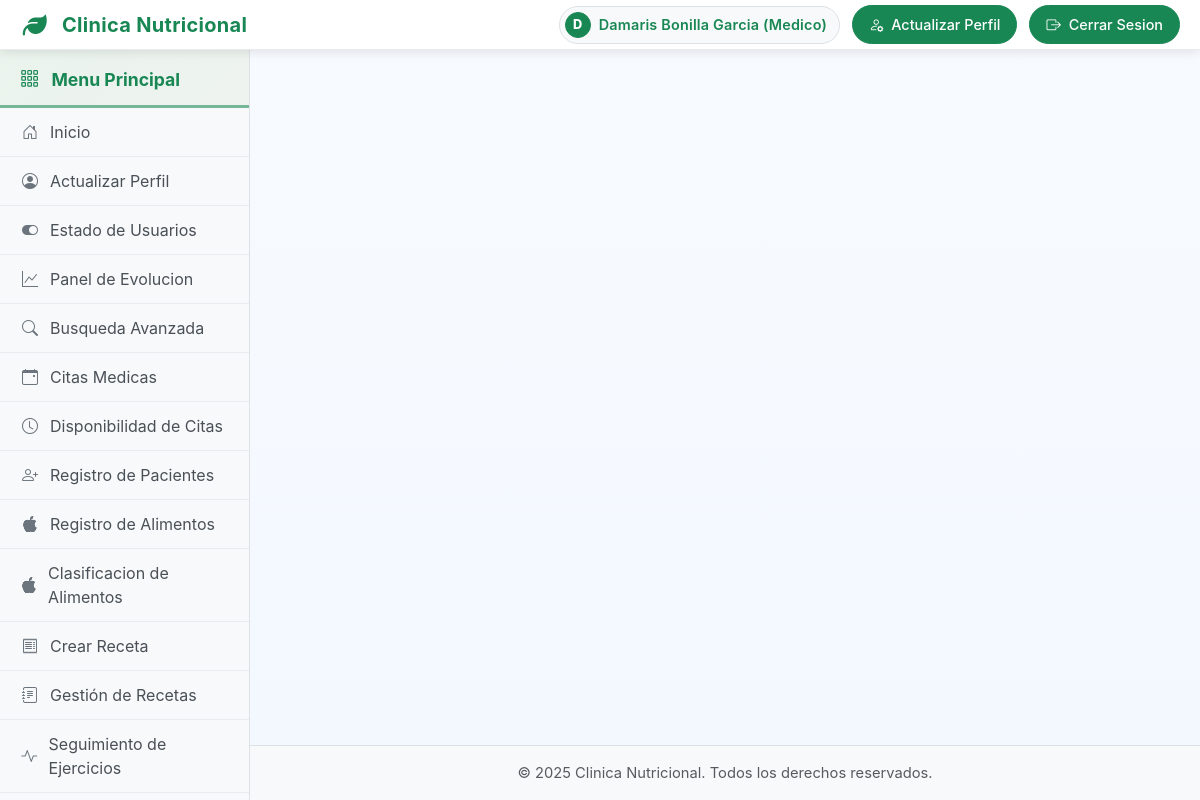
The page /Menuprincipal.php (signed in) on the database its author committed.
### tables this page shows
CREATE TABLE `usuarios` (
  `id_usuarios` int(15) NOT NULL,
  `Nombre_completo` varchar(50) NOT NULL,
  `Correo_electronico` varchar(50) NOT NULL,
  `Usuario` varchar(50) NOT NULL,
  `Contrasena` varchar(255) NOT NULL,
  `rol` enum('Medico','Paciente','Administrador') NOT NULL DEFAULT 'Paciente'
);

### Menuprincipal.php (the view, shortened to what this page needs)
<?php
require_once __DIR__ . '/db_connection.php';
$userId = (int)($_SESSION['id_usuarios'] ?? 0);
$userName = $_SESSION['nombre'] ?? '';
$userRole = $_SESSION['rol'] ?? 'Paciente';
if ($userId > 0) {
    if ($stmt = $conexion->prepare('SELECT Nombre_completo, Rol FROM usuarios WHERE id_usuarios = ? LIMIT 1')) {
        $stmt->bind_param('i', $userId);
        $stmt->execute();
        $stmt->bind_result($dbName, $dbRole);
        if ($stmt->fetch()) {
            if ($dbName) {
                $userName = $dbName;
            }
            if ($dbRole) {
                $userRole = $dbRole;
            }
        }
    }
}
$menuItems = [
    'actualizar_perfil' => ['Medico', 'Administrador', 'Paciente'],
    'estado_paciente' => ['Medico', 'Administrador'],
    'panel_evolucion' => ['Medico', 'Paciente', 'Administrador'],
    'busqueda_avanzada' => ['Medico', 'Administrador'],
    'citas_medicas' => ['Medico', 'Administrador'],
    'disponibilidad_citas' => ['Medico', 'Administrador', 'Paciente'],
    'registro_pacientes' => ['Medico', 'Administrador'],
    'registro_alimentos' => ['Medico', 'Paciente', 'Administrador'],
    'clasificacion_alimentos' => ['Medico', 'Administrador'],
    'crear_receta' => ['Medico', 'Administrador'],
    'gestion_receta' => ['Medico', 'Administrador', 'Paciente'],
    'seguimiento_ejercicio' => ['Medico', 'Paciente', 'Administrador'],
    'retroalimentacion' => ['Medico', 'Paciente', 'Administrador']
];
function hasAccess($itemKey, $userRole, $menuItems) {
    return isset($menuItems[$itemKey]) && in_array($userRole, $menuItems[$itemKey], true);
}
function e($str) { return htmlspecialchars((string)$str, ENT_QUOTES, 'UTF-8'); }
?>
<!DOCTYPE html>
<html lang="es">
<head>
    <link href="https://cdn.jsdelivr.net/npm/bootstrap@5.3.0/dist/css/bootstrap.min.css" rel="stylesheet">
    <link rel="stylesheet" href="https://cdnjs.cloudflare.com/ajax/libs/font-awesome/6.4.0/css/all.min.css">
    <link rel="stylesheet" href="https://cdn.jsdelivr.net/npm/bootstrap-icons@1.10.0/font/bootstrap-icons.css">
</head>
<body>
    <header class="topbar" role="banner">
        <div class="topbar__inner">
            <div class="brand" aria-label="Clinica Nutricional">
                <span class="brand__logo" aria-hidden="true">
                    <i class="fas fa-leaf"></i>
                </span>
                <span class="brand__name">Clinica Nutricional</span>
            </div>
            <div class="topbar__actions">
                <div class="user-pill-wrapper">
                    <span class="user-pill" id="userPill" title="Usuario actual - <?php echo e($userRole); ?>">
                        <span class="user-avatar" aria-hidden="true"><?php echo e(mb_strtoupper(mb_substr($userName, 0, 1, 'UTF-8'), 'UTF-8')); ?></span>
                        <span><?php echo e($userName ?: 'Usuario'); ?> (<?php echo e($userRole); ?>)</span>
                    </span>
                </div>
                <?php if (hasAccess('actualizar_perfil', $userRole, $menuItems)): ?>
                <a href="Actualizar_perfil.php" target="main-content">
                    <i class="bi bi-person-gear me-1"></i> Actualizar Perfil
                </a>
                <?php endif; ?>
                <a href="Login.php">
                    <i class="bi bi-box-arrow-right me-1"></i> Cerrar Sesion
                </a>
            </div>
        </div>
    </header>
    <div class="container-fluid">
        <div class="row">
            <nav class="sidebar">
                <div class="position-sticky">
                    <h5 class="sidebar-heading" onclick="toggleSidebar()">
                        <i class="bi bi-grid-3x3-gap"></i>
                        <span>Menu Principal</span>
                    </h5>
                    <ul class="nav flex-column">
                        <li class="nav-item">
                            <a class="nav-link" href="inicio.php" target="main-content">
                                <i class="bi bi-house-door"></i> Inicio
                            </a>
                        </li>
                        <?php if (hasAccess('actualizar_perfil', $userRole, $menuItems)): ?>
                        <li class="nav-item">
                            <a class="nav-link" href="Actualizar_perfil.php" target="main-content">
                                <i class="bi bi-person-circle"></i> Actualizar Perfil
                            </a>
                        </li>
                        <?php endif; ?>
                        <?php if (hasAccess('estado_paciente', $userRole, $menuItems)): ?>
                        <li class="nav-item">
                            <a class="nav-link" href="Activar_desactivar_paciente.php" target="main-content">
                                <i class="bi bi-toggle-on"></i> Estado de Usuarios
                            </a>
                        </li>
                        <?php endif; ?>
                        <?php if (hasAccess('panel_evolucion', $userRole, $menuItems)): ?>
                        <li class="nav-item">
                            <a class="nav-link" href="panelevolucionpaciente.php" target="main-content">
                                <i class="bi bi-graph-up"></i> Panel de Evolucion
                            </a>
                        </li>
                        <?php endif; ?>
                        <?php if (hasAccess('busqueda_avanzada', $userRole, $menuItems)): ?>
                        <li class="nav-item">
                            <a class="nav-link" href="Busqueda_avanzada.php" target="main-content">
                                <i class="bi bi-search"></i> Busqueda Avanzada
                            </a>
                        </li>
                        <?php endif; ?>
                        <?php if (hasAccess('citas_medicas', $userRole, $menuItems)): ?>
                        <li class="nav-item">
                            <a class="nav-link" href="citas_medico.php" target="main-content">
                                <i class="bi bi-calendar-event"></i> Citas Medicas
                            </a>
                        </li>
                        <?php endif; ?>
                        <?php if (hasAccess('disponibilidad_citas', $userRole, $menuItems)): ?>
                        <li class="nav-item">
                            <a class="nav-link" href="Disponibilidad_citas.php" target="main-content">
                                <i class="bi bi-clock"></i> Disponibilidad de Citas
                            </a>
                        </li>
                        <?php endif; ?>
                        <?php if (hasAccess('registro_pacientes', $userRole, $menuItems)): ?>
                        <li class="nav-item">
                            <a class="nav-link" href="Registropacientes.php" target="main-content">
                                <i class="bi bi-person-plus"></i> Registro de Pacientes
                            </a>
                        </li>
                        <?php endif; ?>
                        <?php if (hasAccess('registro_alimentos', $userRole, $menuItems)): ?>
                        <li class="nav-item">
                            <a class="nav-link" href="Resgistro_Alimentos.php" target="main-content">
                                <i class="bi bi-apple"></i> Registro de Alimentos
                            </a>
                        </li>
                        <?php endif; ?>
                        <?php if (hasAccess('clasificacion_alimentos', $userRole, $menuItems)): ?>
                        <li class="nav-item">
                            <a class="nav-link" href="Clasificacion_alimentos.php" target="main-content">
                                <i class="bi bi-apple"></i> Clasificacion de Alimentos
                            </a>
                        </li>
                        <?php endif; ?>
                        <?php if (hasAccess('crear_receta', $userRole, $menuItems)): ?>
                        <li class="nav-item">
                            <a class="nav-link" href="Crear_Receta.php" target="main-content">
                                <i class="bi bi-receipt"></i> Crear Receta
                            </a>
                        </li>
                        <?php endif; ?>
                        <?php if (hasAccess('gestion_receta', $userRole, $menuItems)): ?>
                        <li class="nav-item">
                            <a class="nav-link" href="Gestion_Receta.php" target="main-content">
                                <i class="bi bi-journal-text"></i> Gestión de Recetas
                            </a>
                        </li>
                        <?php endif; ?>
                        <?php if (hasAccess('seguimiento_ejercicio', $userRole, $menuItems)): ?>
                        <li class="nav-item">
                            <a class="nav-link" href="Seguimiento_ejercicio.php" target="main-content">
                                <i class="bi bi-activity"></i> Seguimiento de Ejercicios
                            </a>
                        </li>
                        <?php endif; ?>
                        <?php if (hasAccess('retroalimentacion', $userRole, $menuItems)): ?>
                        <li class="nav-item">
                            <a class="nav-link" href="retroalimentacion1.php" target="main-content">
                            </a>
                        </li>
                        <?php endif; ?>
                    </ul>
                </div>
            </nav>
            <main>
                <iframe name="main-content" src="inicio.php"></iframe>
            </main>
        </div>
    </div>
    <footer class="text-center text-muted py-3">
        © <span id="year"></span> Clinica Nutricional. Todos los derechos reservados.
    </footer>
</body>
</html>

### Menuprincipal.php (style rules this page uses)
:root { --primary-900: #0d5132; --primary-700: #146c43; --primary-500: #198754; --primary-300: #75b798; --white: #ffffff; --text-900: #0b1b34; --text-700: #22426e; --shadow: 0 10px 25px rgba(25, 135, 84, 0.18); --radius-lg: 16px; --radius-md: 12px; --radius-sm: 10px; }
* { box-sizing: border-box; }
html, body { height: 100%; }
body { margin: 0; font-family: -apple-system, BlinkMacSystemFont, "Segoe UI", Roboto, Oxygen, Ubuntu, Cantarell, "Helvetica Neue", Arial, "Noto Sans", "Apple Color Emoji", "Segoe UI Emoji", "Segoe UI Symbol", sans-serif; color: var(--text-900); background: linear-gradient(180deg, #f7fbff 0%, #f3f8ff 100%); overflow-x: hidden; }
a { color: inherit; text-decoration: none; }
* { -ms-overflow-style: none; scrollbar-width: none; }
.topbar { position: sticky; top: 0; z-index: 50; background: #ffffff; color: #198754; box-shadow: 0 2px 10px rgba(0, 0, 0, 0.1); border-bottom: 1px solid #e9ecef; }
.topbar__inner { width: 100%; height: 100%; margin: 0; padding: 8px 20px; display: flex; align-items: center; justify-content: space-between; gap: 16px; max-width: none; }
.brand { display: flex; align-items: center; gap: 12px; font-weight: 700; letter-spacing: .3px; margin-left: 0; flex-shrink: 0; }
.brand__logo { width: 30px; height: 30px; display: inline-flex; align-items: center; justify-content: center; }
.brand__logo i { font-size: 24px; color: #198754; }
.brand__name { font-size: 1.25rem; font-weight: 700; color: #198754; }
.topbar__actions { display: flex; align-items: center; gap: 12px; margin-right: 0; }
.topbar__actions a { display: inline-block; padding: 8px 16px; background: #198754; border: 1px solid #198754; border-radius: 20px; color: #fff; font-size: .9rem; font-weight: 500; transition: all .2s ease; white-space: nowrap; }
.user-pill { display: inline-flex; align-items: center; gap: 8px; padding: 5px 12px 5px 5px; background: #f8f9fa; border: 1px solid #dee2e6; border-radius: 20px; color: #198754; font-weight: 600; letter-spacing: .2px; white-space: nowrap; font-size: .9rem; cursor: pointer; transition: all 0.2s ease; position: relative; }
.user-avatar { width: 26px; height: 26px; border-radius: 50%; display: inline-flex; align-items: center; justify-content: center; background: #198754; color: #ffffff; font-weight: 800; font-size: .8rem; border: 1px solid #198754; }
.user-pill-wrapper { position: relative; }
body { padding-top: 50px; }
.topbar { position: fixed; top: 0; left: 0; right: 0; width: 100%; height: 50px; z-index: 1000; background: #ffffff; color: #28a745; box-shadow: 0 2px 10px rgba(0, 0, 0, 0.1); border-bottom: 1px solid #e9ecef; }
.container-fluid { padding: 0; height: calc(100vh - 50px); }
.row { height: 100%; margin: 0; }
.sidebar { position: fixed; top: 50px; left: 0; width: 250px !important; height: calc(100vh - 50px); background: #f8f9fa; border-right: 1px solid #dee2e6; overflow-y: auto; z-index: 999; padding: 0; }
.sidebar .nav-link { display: flex; align-items: center; padding: 12px 20px; color: #495057; text-decoration: none; border-bottom: 1px solid #e9ecef; transition: all 0.2s ease; }
.sidebar .nav-link i { margin-right: 10px; width: 20px; text-align: center; color: #6c757d; transition: color 0.2s ease; }
.sidebar-heading { font-size: 1.1rem; font-weight: 700; color: #198754; margin: 0; padding: 18px 20px 14px; border-bottom: 3px solid var(--primary-300); background: linear-gradient(135deg, rgba(76,175,80,.08), rgba(46,125,50,.05)); cursor: pointer; transition: all 0.3s ease; }
.sidebar-heading i { display: inline-block; font-size: 1.2rem; margin-right: 8px; transition: transform 0.3s ease; }
.sidebar { position: fixed; top: 50px; left: 0; width: 250px !important; height: calc(100vh - 50px); background: #f8f9fa; border-right: 1px solid #dee2e6; overflow-y: auto; z-index: 999; padding: 0; transition: transform 0.3s ease; }
main { margin-left: 250px !important; width: calc(100% - 250px) !important; height: calc(100vh - 50px); padding: 0 !important; overflow: hidden; transition: margin-left 0.3s ease, width 0.3s ease; }
main iframe { width: 100% !important; height: 100% !important; border: none !important; margin: 0; padding: 0; }
footer { text-align: center; color: #5b7aa7; font-size: .92rem; padding: 18px 0 42px; position: fixed; bottom: 0; left: 250px; right: 0; background: rgba(248, 249, 250, 0.95); border-top: 1px solid #dee2e6; }

### rows shown on the page
usuarios: Nombre_completo "D", Nombre_completo "Damaris Bonilla Garcia", rol "Medico"
